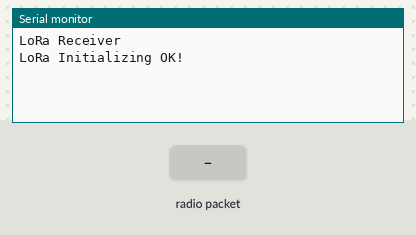
Bench run of a sketch on a simulated Arduino Uno, built with avr-gcc and run on an emulated ATmega328P. Parts: the last lines printed to the serial monitor. The inputs (shaded band) are chosen by the test bench. No radio packets arrive unless stated.

Above: at 1.2 s.
1.3 s: radio packet "hum:" arrives
At 2.5 s:
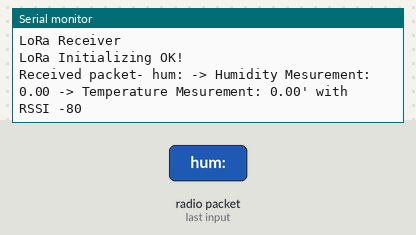
2.8 s: radio packet "temp:" arrives
At 3.7 s:
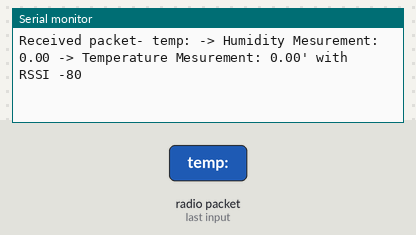
4.3 s: radio packet "5" arrives
At 4.8 s:
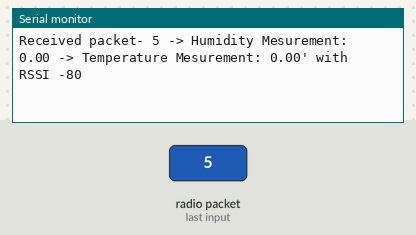

The sketch:

receive_AHT20_data.ino
```cpp
// this code receives temperature and humidity from an AHT20 via lora module
// Luke Riddoch 07/10/24

#include <SPI.h>
#include <LoRa.h>

//define the pins used by the transceiver module
#define ss 5
#define rst 14
#define dio0 2

void setup() {
  //initialize Serial Monitor
  Serial.begin(115200);
  while (!Serial);
  Serial.println("LoRa Receiver");

  //setup LoRa transceiver module
  LoRa.setPins(ss, rst, dio0);

  //replace the LoRa.begin(---E-) argument with your location's frequency
  //433E6 for Asia
  //866E6 for Europe
  //915E6 for North America
  while (!LoRa.begin(915E6)) {
    Serial.println(".");
    delay(500);
  }
  // Change sync word (0xF3) to match the receiver
  // The sync word assures you don't get LoRa messages from other LoRa transceivers
  // ranges from 0-0xFF
  LoRa.setSyncWord(0xF3);
  Serial.println("LoRa Initializing OK!");
}

void loop() {
  // try to parse packet
  int packetSize = LoRa.parsePacket();
  if (packetSize) {
    // received a packet
    Serial.print("Received packet- ");

    // read packet
    String LoRaData = "";
    while (LoRa.available()) {
      LoRaData += (char)LoRa.read();
    }
    Serial.print(LoRaData);

    // Extract float value from the received string
    // int floatStart = LoRaData.indexOf("Float value: ") + String("Float value: ").length();
    int floatStart1 = LoRaData.indexOf("hum:") + String("hum:").length(); //finds the index of the phrase in LoRaData then adds the length of the phrase to index the corresponding value
    int floatStart2 = LoRaData.indexOf("temp:") + String("temp:").length();
    if (floatStart1 > 0) {
      String floatString1 = LoRaData.substring(floatStart1);
      float receivedFloat1 = floatString1.toFloat();
      Serial.print(" -> Humidity Mesurement: ");
      Serial.print(receivedFloat1);

      String floatString2 = LoRaData.substring(floatStart2);
      float receivedFloat2 = floatString2.toFloat();
      Serial.print(" -> Temperature Mesurement: ");
      Serial.print(receivedFloat2);
    }

    // print RSSI of packet
    Serial.print("' with RSSI ");
    Serial.println(LoRa.packetRssi());
  }
}
```

Measured:
- after the input at 1.3 s, the serial monitor: prints a new line at once (image 1)
- after the input at 2.8 s, the serial monitor: prints a new line at once (image 2)
- after the input at 4.3 s, the serial monitor: prints a new line at once (image 3)
